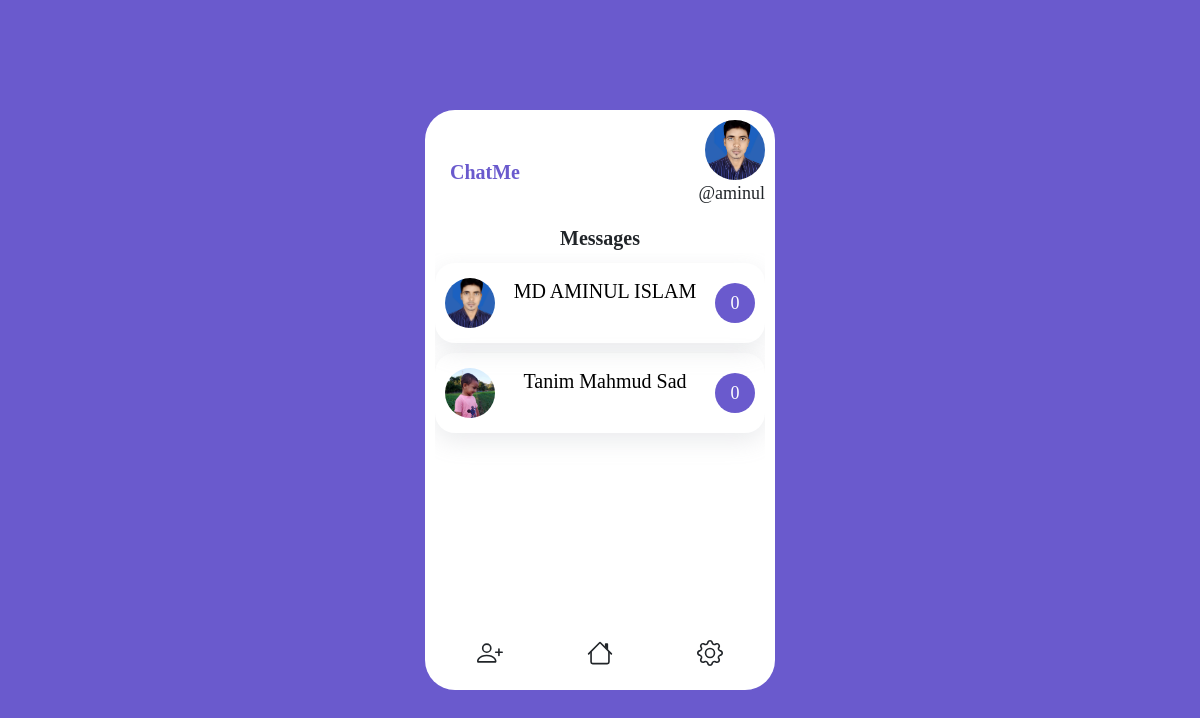
Page / (signed in) on the earlier database version.
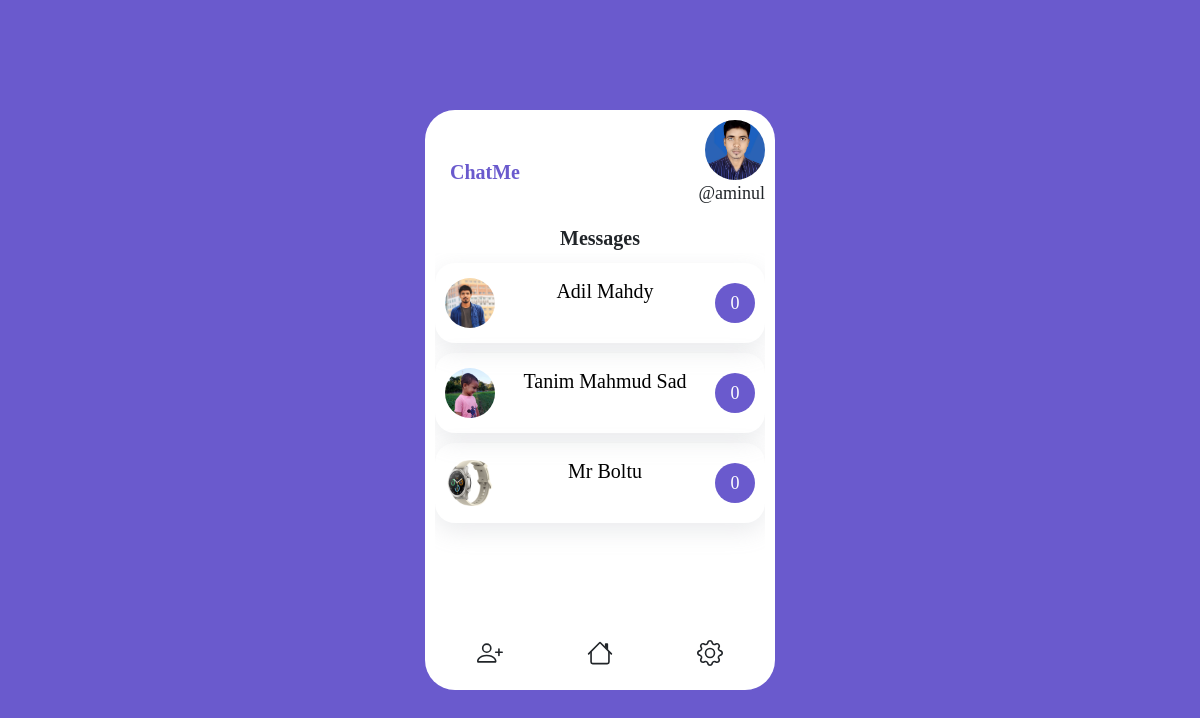
Same page on the later database version.
### Chat/models.py (models this page shows, shortened)
class Friend(models.Model):
    profile = models.OneToOneField(Profile, on_delete=models.CASCADE)

class Profile(models.Model):
    user = models.OneToOneField(User, on_delete=models.CASCADE)
    name = models.CharField(max_length=100)
    image = models.ImageField(upload_to="image", blank=True, null=True)
    friends = models.ManyToManyField('Friend', related_name="my_friends")

### Chat/views.py (the view)
# urls.py: path('', views.home, name="home"),
def home(request):
    user = request.user.profile
    friends = user.friends.all()
    context = {
        "user":user,
        "friends":friends,
    }
    return render(request, 'home.html', context)

### templates/home.html (shortened to what this page needs)
{% extends 'base.html' %}
{% block body %}
<div class="chat-container">
  <div class="main">
    <div class="logo">
      ChatMe
    </div>
    <div class="sub-main">
      <div class="main-user">
        <img src="{{user.image.url}}" alt="profile picture" />
      </div>
      <p>@{{request.user.username}}</p>
    </div>
  </div>
  <div class="header">Messages</div>
  <div class="friends-container">
    {% for friend in friends %}
    <a href="{% url 'detail' friend.profile.id %}" style="color:black; text-decoration: none">
    <div class="friends">
      <div class="pic">
        <img src="{{friend.profile.image.url}}" alt="" />
      </div>
      <div class="name">
        <h5>{{friend.profile.name}}</h5>
      </div>
      <div class="time_new_msg">
 <div class="msg">0</div>
      </div>
    </div>
</a>
{% endfor %}
  </div>
  <div class="footer">
    <div>
    </div>
    <div>
    </div>
    <div>
    </div>
  </div>
</div>
{% endblock %}

Differences in the rows shown:
removed Friend: profile.image (picture), profile.name "MD AMINUL ISLAM"
now on this page (row unchanged): Friend: profile.image (picture), profile.name "Adil Mahdy"
added Friend: profile.image (picture), profile.name "Mr Boltu"
